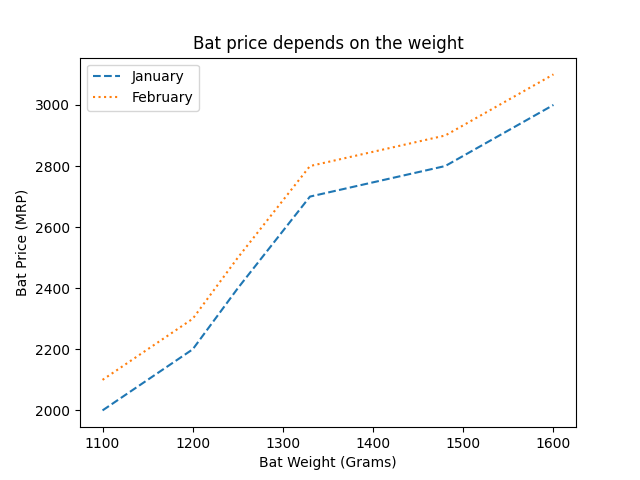

This chart was generated by the following Python code:
import matplotlib.pyplot as plt
import pandas as pd

data = {
    'cricket_bat': ['SG', 'BDM', 'SS', 'GM', 'Kookaburra', 'Spartan'],
    'mrp_jan': [2000, 2200, 2400, 2700, 2800, 3000],
    'mrp_feb': [2100, 2300, 2500, 2800, 2900, 3100],
    'weight_grams': [1100, 1200, 1250, 1330, 1480, 1600]
}

df = pd.DataFrame(data)

fig = plt.figure()
ax = plt.subplot()
ax.plot(df['weight_grams'], df['mrp_jan'], '--', label='January')
ax.plot(df['weight_grams'], df['mrp_feb'], ':', label='February')
ax.legend()
plt.xlabel('Bat Weight (Grams)')
plt.ylabel('Bat Price (MRP)')
plt.title('Bat price depends on the weight')
plt.show()
